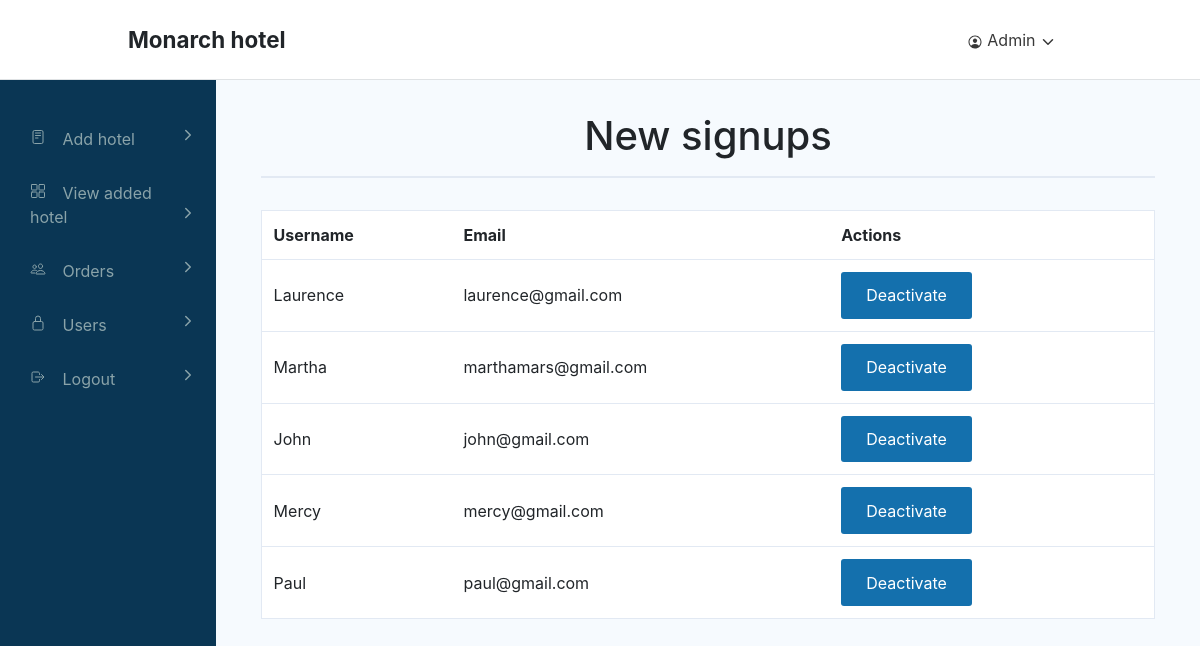
The app's page /userview/, older data.
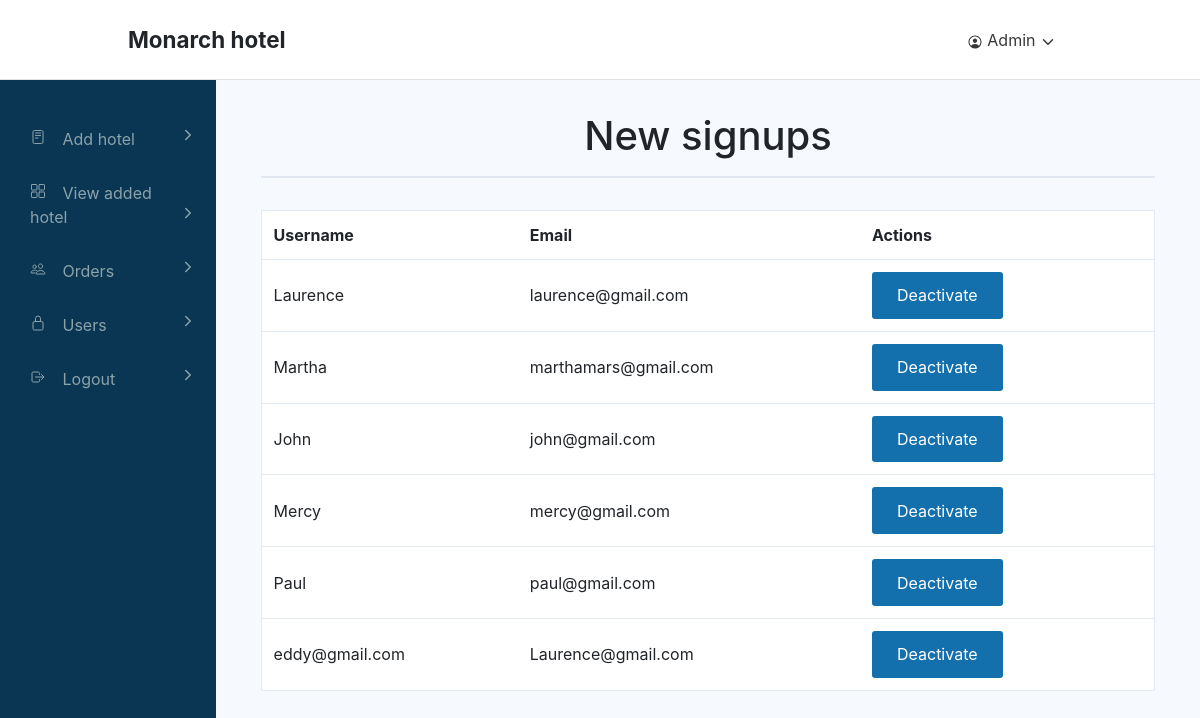
The same page, newer data.
### blog/models.py (models this page shows, shortened)
class Signup(models.Model):
    username = models.TextField(max_length=50)
    email = models.EmailField(max_length=50)
    password = models.TextField(max_length=50)
    confirm_password = models.TextField(max_length=50)

### blog/views.py (the view)
# urls.py: path('userview/', view_users, name='userview'),
def view_users(request):
    signups = Signup.objects.all()
    return render(request, 'admin_dashboard/hotel/usersall.html', {'signups': signups})

### blog/views.py (called while the page is built)
def category_list(request):
    category_list = Category.objects.exclude(name='default')
    context = {
        "category_list": category_list,
    }
    return context

### templates/admin_dashboard/hotel/usersall.html (shortened to what this page needs)
{% block content %}
<!DOCTYPE html>
<html lang="en">
<head>
  <link rel="stylesheet" href="https://cdn.jsdelivr.net/npm/bootstrap@4.0.0/dist/css/bootstrap.min.css">
  <link rel="stylesheet" href="../../assets/css/admin_style.css">
</head>
<body>
  <header>
    <a href="{% url 'create' %}" class="logo-wrapper td-none">
      <div><b>Monarch hotel</b></div>
    </a>
    <nav>
      <ul class="navmenu">
        <li class="navitem">
          <a href="{% url 'login' %}">
            <ion-icon name="person-circle-outline" class="navicon"></ion-icon>
            Admin
            <ion-icon name="chevron-down-outline" class="navicon"></ion-icon>
          </a>
        </li>
      </ul>
    </nav>
  </header>
  <div class="page-wrapper">
    <div class="sidebar">
      <ul class="list-menu">
        <li>
          <a href="{% url 'create' %}">
            <ion-icon name="reader-outline" class="menu-icon"></ion-icon>
            Add hotel
            <ion-icon name="chevron-forward-outline" class="chevron-forward"></ion-icon>
          </a>
        </li>
        <li>
          <a href="{% url 'hotel1' %}">
            <ion-icon name="grid-outline" class="menu-icon"></ion-icon>
            View added hotel
            <ion-icon name="chevron-forward-outline" class="chevron-forward"></ion-icon>
          </a>
        </li>
        <li>
          <a href="{% url 'userviews' %}">
            <ion-icon name="people-outline" class="menu-icon"></ion-icon>
            Orders
            <ion-icon name="chevron-forward-outline" class="chevron-forward"></ion-icon>
          </a>
        </li>
        <li>
          <a href="{% url 'userview' %}">
            <ion-icon name="lock-closed-outline" class="menu-icon"></ion-icon>
            Users
            <ion-icon name="chevron-forward-outline" class="chevron-forward"></ion-icon>
          </a>
        </li>
        <li>
          <a href="{% url 'login' %}">
            <ion-icon name="log-out-outline" class="menu-icon"></ion-icon>
            Logout
            <ion-icon name="chevron-forward-outline" class="chevron-forward"></ion-icon>
          </a>
        </li>
      </ul>
    </div>
    <div class="page-content">
      <div class="admin-container">
        <div class="admin-table lg-box">
          <h1 class="center">New signups</h1>
          <hr>
          <div class="responsive-table">
            <table>
              <thead>
                <th>Username</th>
                <th>Email</th>
                <th>Actions</th>
              </thead>
              <tbody>
                {% for signup in signups %}
                  <td>{{ signup.username }}</td>
                  <td>{{ signup.email }}</td>
                  <td>
                    <form action="{% url 'delete_signup' signup.id %}" method="POST">
                      <button type="submit" class="btn primary-btn">Deactivate</button>
                    </form>
                  </td>
                  <td>
                  </td>
                {% endfor %}
              </tbody>
            </table>
          </div>
        </div>
      </div>
    </div>
  </div>
</body>
</html>
{% endblock content %}

### static/css/admin_style.css (style rules this page uses)
* { box-sizing: border-box; }
html, body { padding: 0; margin: 0; width: 100%; height: 100%; background-color: #f6fafe; font-family: -apple-system, BlinkMacSystemFont, 'Segoe UI', Roboto, Oxygen, Ubuntu, Cantarell, 'Open Sans', 'Helvetica Neue', sans-serif; -webkit-font-smoothing: antialiased; }
.td-none { text-decoration: none; color: inherit; }
.center { text-align: center; }
hr { border: 1px solid #e2e9f3; }
.responsive-table { overflow-x: auto; }
.btn { background-color: #b1b1b1; border: 1px solid transparent; padding: 0.65rem 1.5rem; text-align: center; text-decoration: none !important; display: inline-block; font-size: 1rem; border-radius: 3px; white-space: nowrap; color: white; }
.primary-btn { background-color: #1470ad; color: white; }
header { width: 100%; height: 80px; background-color: #fff; border-bottom: 1px solid #dfe2e4; padding: 0 8rem; display: flex; justify-content: space-between; align-items: center; }
header nav { display: flex; align-items: center; height: inherit; }
header ul { padding: 0; margin: 0; list-style-type: none; }
header .navmenu { display: flex; }
header .navmenu .navitem a { display: block; text-decoration: none; padding: 30px 16px; color: #383838; }
header .navmenu .navitem .navicon { transform: translateY(4px); font-size: 16px; }
header .navmenu .navitem { position: relative; }
.logo-wrapper { font-size: 1.4rem; }
.admin-table { margin: 0 auto; }
.admin-table table { width: 100%; background-color: #fff; border-collapse: collapse; border-spacing: 0; border: 1px solid #e2e9f3; margin-top: 16px; }
.admin-table table th, .admin-table table td { padding: 12px; text-align: left; }
.page-wrapper { display: flex; min-height: calc(100% - 80px); }
.page-wrapper .sidebar { flex-basis: 18%; min-height: 100%; max-width: 260px; background-color: #0a3654; }
.page-wrapper .sidebar .list-menu { margin: 0; padding: 0; padding-top: 2rem; overflow: hidden; }
.page-wrapper .sidebar .list-menu li a { text-decoration: none; color: #8aa3a9; display: block; padding: 15px 30px; position: relative; }
.page-wrapper .sidebar .list-menu li a .menu-icon { margin-right: 12px; }
.page-wrapper .sidebar .list-menu li a .chevron-forward { position: absolute; right: 20px; }
.page-wrapper .page-content { flex-basis: 82%; overflow-x: hidden; }
.admin-container { max-width: 1000px; margin: 0 auto; }
.lg-box { padding: 32px 20px; width: 95%; }

### templates/admin_dashboard/hotel/usersall.html (style rules this page uses)
.center { text-align: center; }
hr { border: 1px solid #e2e9f3; }
.responsive-table { overflow-x: auto; }
.btn { background-color: #b1b1b1; border: 1px solid transparent; padding: 0.65rem 1.5rem; text-align: center; text-decoration: none !important; display: inline-block; font-size: 1rem; border-radius: 3px; white-space: nowrap; color: white; }
.primary-btn { background-color: #1470ad; color: white; }
header { width: 100%; height: 80px; background-color: #fff; border-bottom: 1px solid #dfe2e4; padding: 0 8rem; display: flex; justify-content: space-between; align-items: center; }
header nav { display: flex; align-items: center; height: inherit; }
header ul { padding: 0; margin: 0; list-style-type: none; }
header .navmenu { display: flex; }
header .navmenu .navitem a { display: block; text-decoration: none; padding: 30px 16px; color: #383838; }
header .navmenu .navitem .navicon { transform: translateY(4px); font-size: 16px; }
header .navmenu .navitem { position: relative; }
.logo-wrapper { font-size: 1.4rem; }
.admin-table { margin: 0 auto; }
.admin-table table { width: 100%; background-color: #fff; border-collapse: collapse; border-spacing: 0; border: 1px solid #e2e9f3; margin-top: 16px; }
.admin-table table th, .admin-table table td { padding: 12px; text-align: left; }
.page-wrapper { display: flex; min-height: calc(100% - 80px); }
.page-wrapper .sidebar { flex-basis: 18%; min-height: 100%; max-width: 260px; background-color: #0a3654; }
.page-wrapper .sidebar .list-menu { margin: 0; padding: 0; padding-top: 2rem; overflow: hidden; }
.page-wrapper .sidebar .list-menu li a { text-decoration: none; color: #8aa3a9; display: block; padding: 15px 30px; position: relative; }
.page-wrapper .sidebar .list-menu li a .menu-icon { margin-right: 12px; }
.page-wrapper .sidebar .list-menu li a .chevron-forward { position: absolute; right: 20px; }
.page-wrapper .page-content { flex-basis: 82%; overflow-x: hidden; }
.admin-container { max-width: 1000px; margin: 0 auto; }
.lg-box { padding: 32px 20px; width: 95%; }

Row changes from the older to the newer data that the page shows:
added Signup: username "eddy@gmail.com", email "Laurence@gmail.com"
